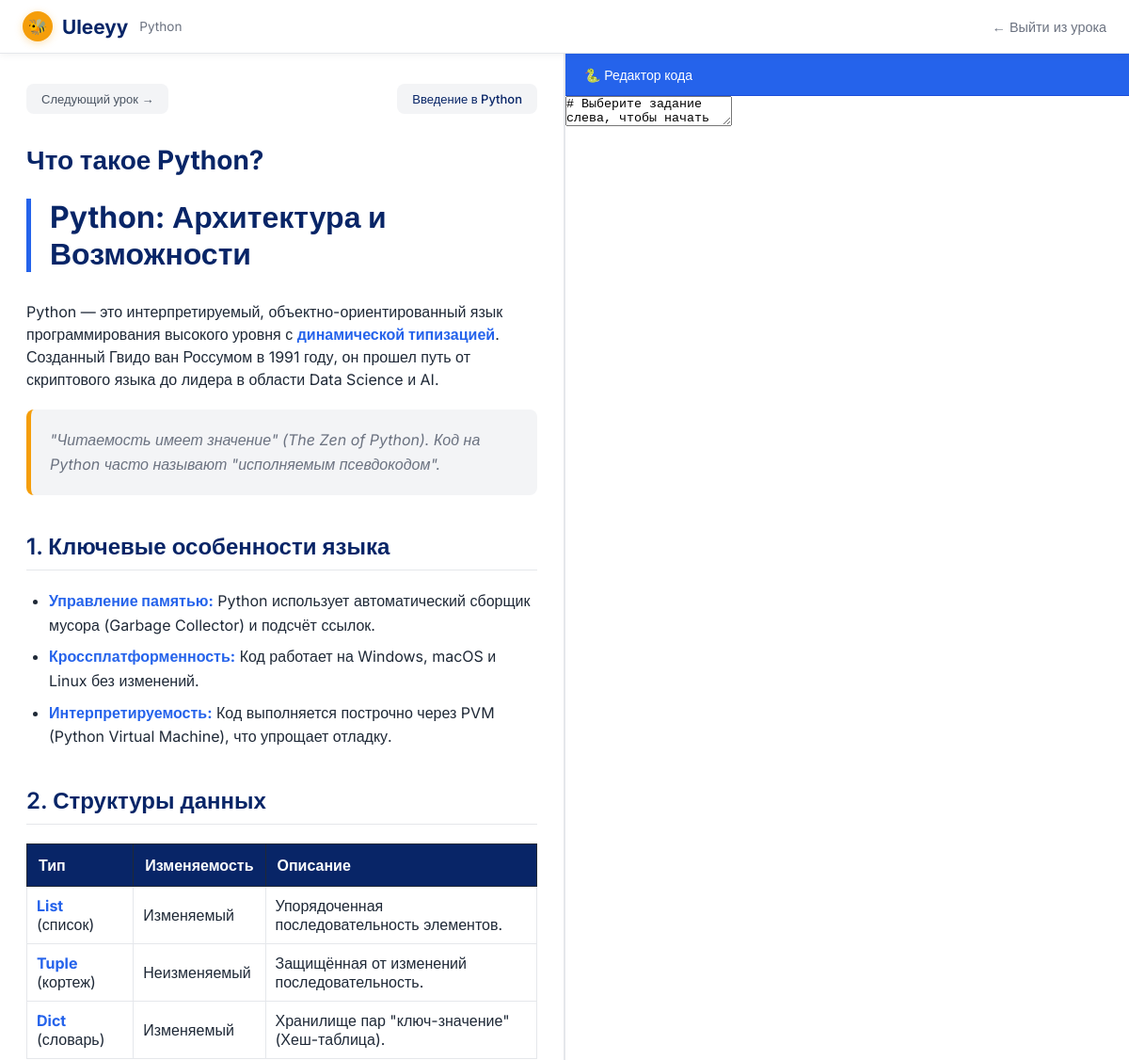
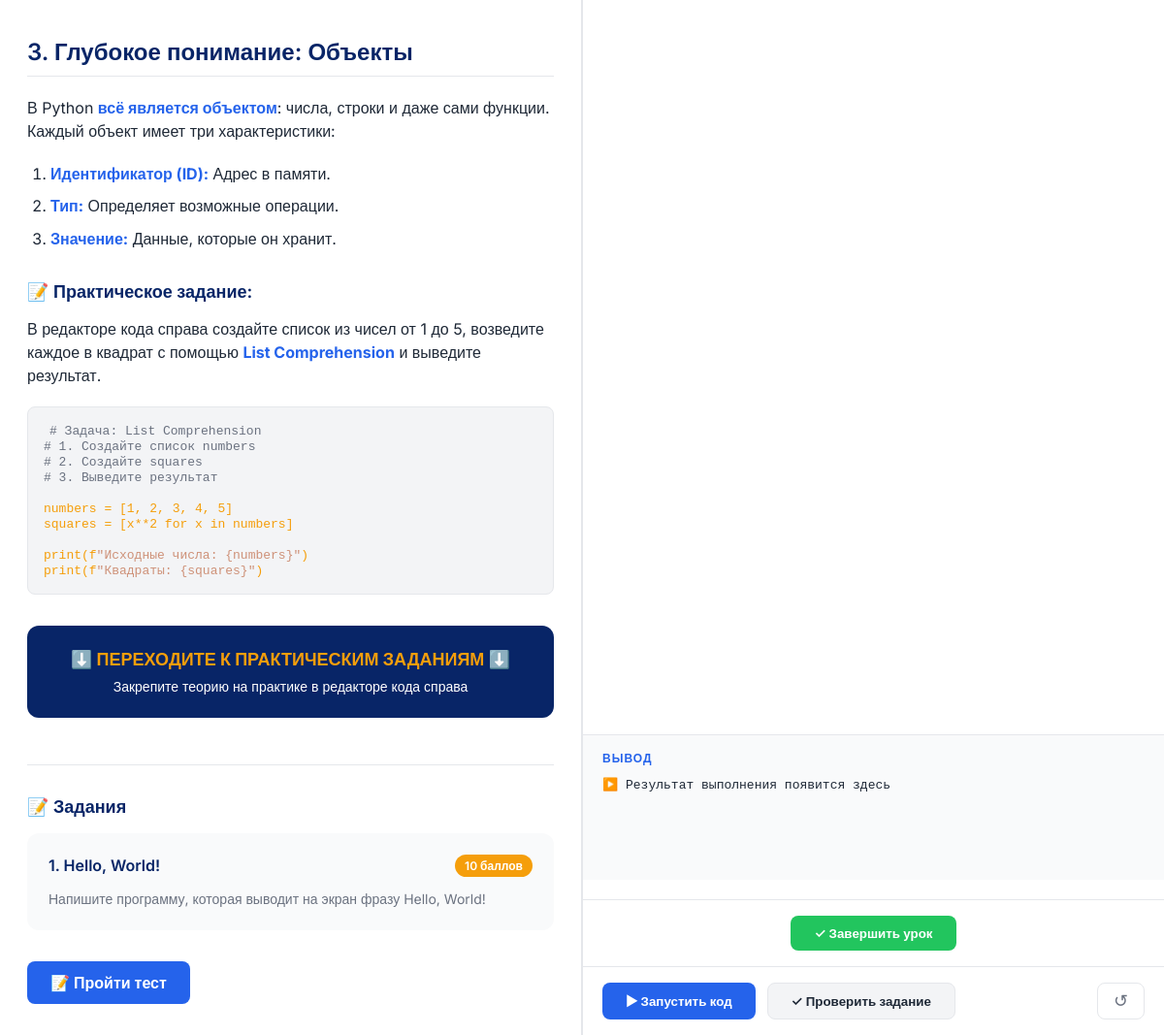
The app's page /lessons/1/ with its own data (2 pictures, top to bottom).
### courses/models.py (models this page shows, shortened)
class Lesson(models.Model):
    module = models.ForeignKey(Module, on_delete=models.CASCADE, related_name="lessons")
    title = models.CharField(max_length=200)
    content = models.TextField()
    video_url = models.URLField(blank=True)
    order = models.IntegerField()
    class Meta:
        ordering = ["order"]

class Module(models.Model):
    course = models.ForeignKey(Course, on_delete=models.CASCADE, related_name="modules")
    title = models.CharField(max_length=200)
    order = models.IntegerField()
    class Meta:
        ordering = ["order"]

class Course(models.Model):
    title = models.CharField(max_length=200)
    description = models.TextField()
    image = models.ImageField(upload_to="courses/", blank=True)
    created_at = models.DateTimeField(auto_now_add=True)

class Task(models.Model):
    lesson = models.ForeignKey(Lesson, on_delete=models.CASCADE, related_name="tasks")
    title = models.CharField(max_length=200, verbose_name="Название")
    description = models.TextField(verbose_name="Описание")
    starter_code = models.TextField(
        blank=True,
        help_text="Код, который будет показан студенту для начала работы",
        verbose_name="Начальный код",
    )
    test_code = models.TextField(
        help_text="Код для проверки решения студента (выполняется на сервере)",
        verbose_name="Проверочный код",
    )
    points = models.IntegerField(default=10, verbose_name="Баллы")
    order = models.IntegerField(default=0)
    class Meta:
        ordering = ["order"]

### courses/views.py (the view)
# urls.py: path("lessons/<int:lesson_id>/", views.lesson_detail, name="lesson_detail"),
def lesson_detail(request, lesson_id):
    lesson = get_object_or_404(Lesson, id=lesson_id)
    lessons_in_module = list(lesson.module.lessons.all().order_by("order"))
    current_index = lessons_in_module.index(lesson)
    previous_lesson = (
        lessons_in_module[current_index - 1] if current_index > 0 else None
    )
    next_lesson = (
        lessons_in_module[current_index + 1]
        if current_index < len(lessons_in_module) - 1
        else None
    )
    has_test = hasattr(lesson, "test")
    tasks = lesson.tasks.all().order_by("order")
    return render(
        request,
        "courses/lesson_detail.html",
        {
            "lesson": lesson,
            "previous_lesson": previous_lesson,
            "next_lesson": next_lesson,
            "has_test": has_test,
            "tasks": tasks,  # 👈 ДОБАВИТЬ задания в контекст
        },
    )

### courses/templates/courses/lesson_detail.html (shortened to what this page needs)
<!DOCTYPE html>
<html>
<head>
    <link rel="stylesheet" href="https://cdnjs.cloudflare.com/ajax/libs/codemirror/5.65.2/codemirror.min.css">
    <link rel="stylesheet" href="https://cdnjs.cloudflare.com/ajax/libs/codemirror/5.65.2/theme/default.min.css">
</head>
<body>
    <header class="header">
        <div style="display: flex; align-items: center;">
            <a href="/" class="logo">
                <div class="logo-bee">🐝</div>
                Uleeyy</>
            </a>
            <span class="course-title">{{ lesson.module.course.title }}</span>
        </div>
        <a href="{% url 'course_detail' lesson.module.course.id %}" class="back-link">← Выйти из урока</a>
    </header>
    <div class="main-container">
        <div class="left-panel">
            <div class="lesson-nav">
                {% if next_lesson %}
                <a href="{% url 'lesson_detail' next_lesson.id %}" class="nav-btn">Следующий урок →</a>
                {% endif %}
                <div class="module-badge">{{ lesson.module.title }}</div>
            </div>
            <div class="theory-content">
                <h1>{{ lesson.title }}</h1>
                {{ lesson.content|safe }}
            </div>
            {% if tasks %}
            <div class="tasks-list">
                <h3>📝 Задания</h3>
                {% for task in tasks %}
                <div class="task-item" data-task-id="{{ task.id }}" data-task-starter="{{ task.starter_code|default:'# Напишите ваш код здесь' }}" data-task-test="{{ task.test_code }}">
                    <div class="task-header">
                        <span class="task-title">{{ forloop.counter }}. {{ task.title }}</span>
                        <span class="task-points">{{ task.points }} баллов</span>
                    </div>
                    <div class="task-desc">{{ task.description|truncatewords:30|linebreaks }}</div>
                </div>
                {% endfor %}
            </div>
            {% endif %}
            {% if has_test %}
            <div style="margin-top: 32px;">
                <a href="{% url 'test_detail' lesson.id %}" style="display: inline-block; background: #2563EB; color: white; text-decoration: none; padding: 12px 24px; border-radius: 8px; font-weight: 600;">📝 Пройти тест</a>
            </div>
            {% endif %}
        </div>
        <div class="right-panel">
            <div class="editor-header">
                <span>🐍 Редактор кода</span>
            </div>
            <div class="editor-container">
                <textarea id="code-editor"># Выберите задание слева, чтобы начать</textarea>
            </div>
            <div class="output-container">
                <div class="output-label">Вывод</div>
                <div id="output-content" class="output-content">▶️ Результат выполнения появится здесь</div>
            </div>
            <div class="button-bar" style="margin-top: 20px; justify-content: center;">
                <form method="post" action="{% url 'complete_lesson' lesson.id %}" style="display: inline;">
                    <button type="submit" class="btn-run" style="background: #22C55E;">✓ Завершить урок</button>
                </form>
            </div>
            <div class="button-bar">
                <button class="btn-run" id="run-code-btn">▶ Запустить код</button>
                <button class="btn-check" id="check-task-btn">✓ Проверить задание</button>
                <button class="reset-btn" id="reset-code-btn" title="Сбросить код">↺</button>
            </div>
        </div>
    </div>
</body>
</html>

### courses/templates/courses/lesson_detail.html (style rules this page uses)
* { margin: 0; padding: 0; box-sizing: border-box; }
body { font-family: 'Inter', sans-serif; background-color: #F3F4F6; color: #1F2937; height: 100vh; overflow: hidden; }
.header { background: white; position: sticky; top: 0; z-index: 100; box-shadow: 0 2px 8px rgba(0,0,0,0.05); border-bottom: 1px solid #E5E7EB; padding: 12px 24px; display: flex; justify-content: space-between; align-items: center; }
.logo { display: flex; align-items: center; gap: 10px; text-decoration: none; font-size: 1.3rem; font-weight: 700; color: #082567; }
.logo-bee { background: #F59E0B; width: 32px; height: 32px; border-radius: 50%; display: inline-flex; align-items: center; justify-content: center; font-size: 1rem; box-shadow: 0 2px 8px rgba(245, 158, 11, 0.3); }
.course-title { color: #6B7280; font-size: 0.85rem; margin-left: 12px; }
.back-link { color: #6B7280; text-decoration: none; font-size: 0.9rem; transition: color 0.2s; }
.main-container { display: flex; height: calc(100vh - 57px); }
.left-panel { width: 50%; overflow-y: auto; background: #FFFFFF; border-right: 1px solid #E5E7EB; padding: 32px 28px; }
.lesson-nav { display: flex; gap: 12px; margin-bottom: 32px; flex-wrap: wrap; }
.nav-btn { background: #F3F4F6; color: #4B5563; text-decoration: none; padding: 8px 16px; border-radius: 8px; font-size: 13px; font-weight: 500; transition: all 0.2s; }
.module-badge { background: #F3F4F6; color: #082567; padding: 8px 16px; border-radius: 8px; font-size: 13px; font-weight: 500; margin-left: auto; }
.theory-content { margin-bottom: 48px; }
.theory-content h1 { font-size: 28px; font-weight: 700; color: #082567; margin-bottom: 24px; }
.theory-content h2 { font-size: 20px; font-weight: 600; color: #082567; margin: 24px 0 16px 0; }
.theory-content h3 { font-size: 16px; font-weight: 600; color: #1F2937; margin: 20px 0 12px 0; }
.theory-content p { line-height: 1.6; color: #1F2937; margin-bottom: 16px; }
.theory-content ul, .theory-content ol { margin: 16px 0 16px 24px; color: #1F2937; line-height: 1.6; }
.theory-content li { margin: 8px 0; }
.theory-content code { background: #F3F4F6; padding: 2px 6px; border-radius: 4px; font-family: 'Courier New', monospace; font-size: 13px; color: #F59E0B; }
.theory-content strong { color: #082567; }
.tasks-list { margin-top: 32px; border-top: 1px solid #E5E7EB; padding-top: 32px; }
.tasks-list h3 { font-size: 18px; font-weight: 600; color: #082567; margin-bottom: 16px; }
.task-item { background: #F9FAFB; border-radius: 12px; padding: 20px; margin-bottom: 20px; cursor: pointer; transition: all 0.2s; border: 2px solid transparent; }
.task-header { display: flex; justify-content: space-between; align-items: center; margin-bottom: 12px; }
.task-title { font-weight: 600; color: #082567; font-size: 16px; }
.task-points { background: #F59E0B; color: white; padding: 4px 10px; border-radius: 20px; font-size: 12px; font-weight: 600; }
.task-desc { font-size: 14px; color: #6B7280; line-height: 1.5; }
.right-panel { width: 50%; display: flex; flex-direction: column; background: #FFFFFF; border-left: 1px solid #E5E7EB; }
.editor-header { background: #2563EB; padding: 12px 20px; border-bottom: 1px solid #1D4ED8; }
.editor-header span { font-size: 14px; font-weight: 500; color: white; }
.editor-container { flex: 1; position: relative; }
.output-container { background: #F9FAFB; border-top: 1px solid #E5E7EB; padding: 16px 20px; min-height: 150px; max-height: 200px; overflow-y: auto; }
.output-label { font-size: 12px; font-weight: 600; color: #2563EB; margin-bottom: 12px; text-transform: uppercase; letter-spacing: 1px; }
.output-content { font-family: 'Courier New', monospace; font-size: 13px; color: #1F2937; white-space: pre-wrap; }
.button-bar { display: flex; gap: 12px; padding: 16px 20px; background: #FFFFFF; border-top: 1px solid #E5E7EB; }
.btn-run { background: #2563EB; color: white; border: none; padding: 10px 24px; border-radius: 8px; font-weight: 600; cursor: pointer; font-family: 'Inter', sans-serif; transition: all 0.2s; }
.btn-check { background: #F3F4F6; color: #1F2937; border: 1px solid #E5E7EB; padding: 10px 24px; border-radius: 8px; font-weight: 600; cursor: pointer; font-family: 'Inter', sans-serif; transition: all 0.2s; }
.reset-btn { background: none; border: 1px solid #E5E7EB; color: #6B7280; cursor: pointer; font-size: 18px; margin-left: auto; transition: all 0.2s; border-radius: 8px; padding: 0 16px; }

### records on screen
Lesson: module.course "Python", module "Введение в Python", title "Что такое Python?", content "Python: Архитектура и Возможности Python — это интерпретируемый, объектно-ориентированный язык программирования высокого уровня с динамической типизацией . Созданный Гвидо ван Россумом в 1991 году, он прошел путь от скриптового языка до лидера в области Data Science и AI. \"Читаемость имеет значение\" (The Zen of Python). Код на Python часто называют \"исполняемым псевдокодом\". 1. Ключевые особенности языка Управление памятью: Python использует автоматический сборщик мусора (Garbage Collector) и подсчёт ссылок. Кроссплатформенность: Код работает на Windows, macOS и Linux без изменений. Интерпретируемость: Код выполняется построчно через PVM (Python Virtual Machine), что упрощает отладку. 2.…"
Task: title "Hello, World!", points "10", description "Напишите программу, которая выводит на экран фразу Hello, World!"
